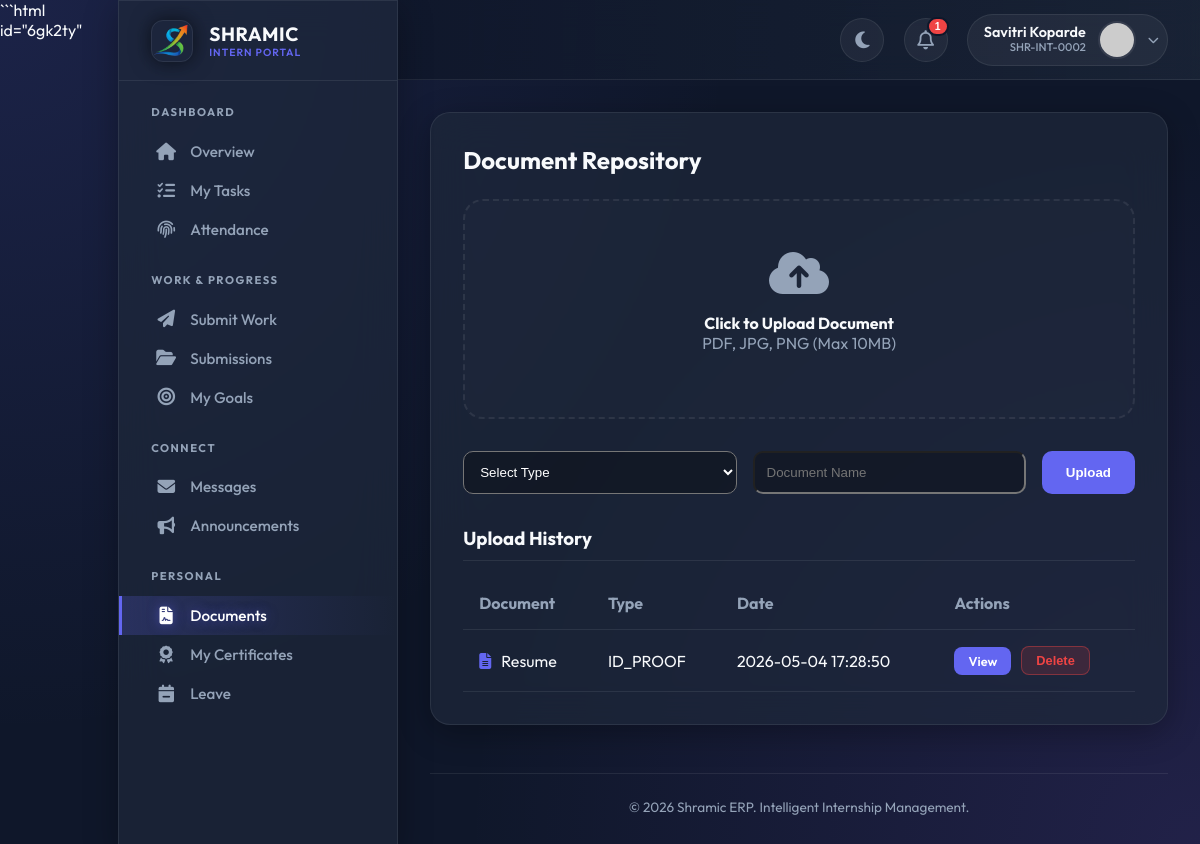
The app's page /intern/documents (signed in), older data.
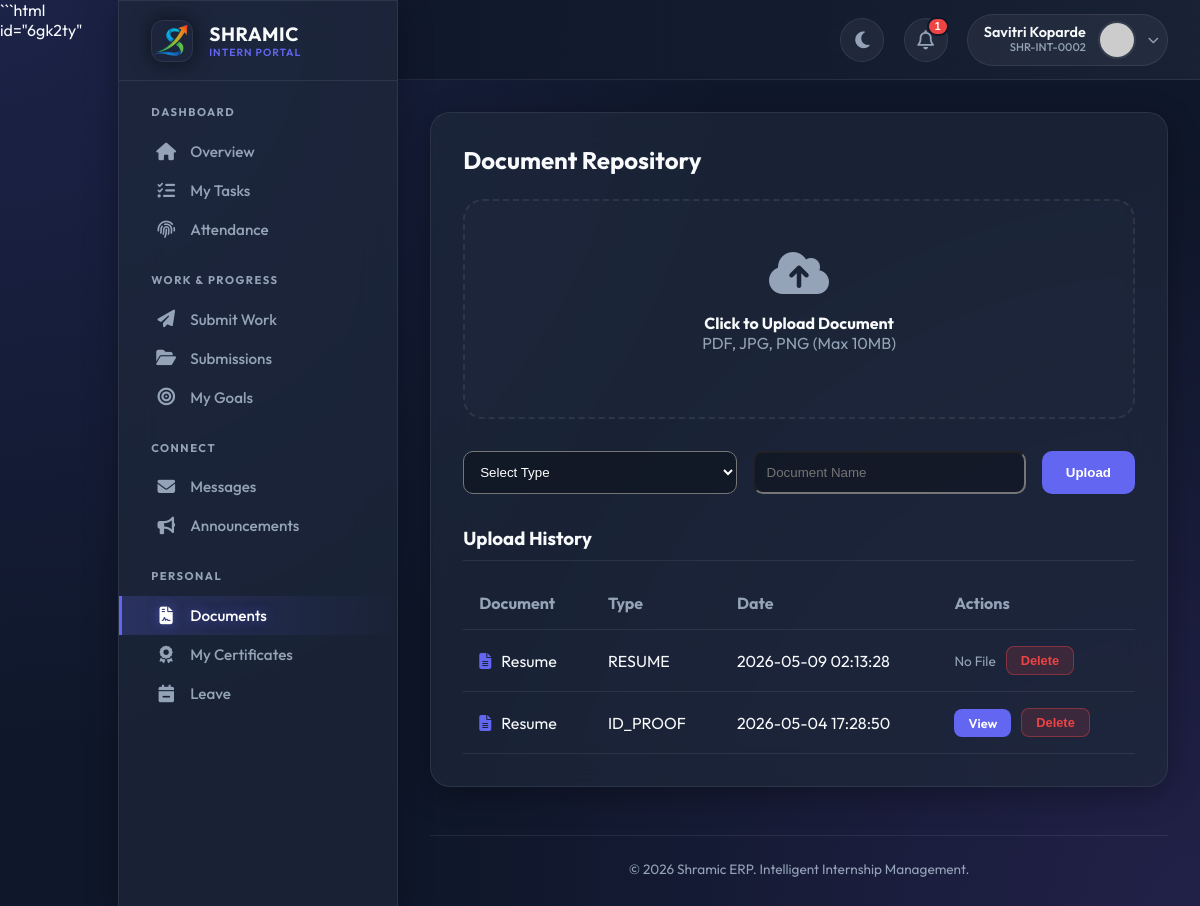
The same page, newer data.
### tables this page shows
CREATE TABLE document_verifications (
            id INTEGER PRIMARY KEY AUTOINCREMENT,
            user_id INTEGER,
            document_type TEXT NOT NULL,
            document_name TEXT,
            file_url TEXT,
            status TEXT DEFAULT 'PENDING',
            verified_by INTEGER,
            verified_at TIMESTAMP,
            rejection_reason TEXT,
            uploaded_at TIMESTAMP DEFAULT CURRENT_TIMESTAMP,
            FOREIGN KEY (user_id) REFERENCES users(id),
            FOREIGN KEY (verified_by) REFERENCES users(id)
        );

### app.py (the view, shortened to what this page needs)
@app.route('/intern/documents', methods=['GET', 'POST'])
@login_required
@approved_required
def intern_documents():
    conn = get_db_connection()
    cur = conn.cursor()
    cur.execute("""
        SELECT dv.*, v.full_name as verifier_name
        FROM document_verifications dv
        LEFT JOIN users v ON dv.verified_by = v.id
        WHERE dv.user_id = ?
        ORDER BY dv.uploaded_at DESC
    """, (current_user.id,))
    documents = cur.fetchall()
    conn.close()
    return render_template('intern/documents.html', documents=documents)

### app.py (called while the page is built)
@app.before_request
def make_session_permanent():
    session.permanent = True
    app.permanent_session_lifetime = timedelta(days=365)
    if current_user.is_authenticated:
        try:
            conn = get_db_connection()
            cur = conn.cursor()
            current_timestamp = format_datetime(get_current_datetime())
            cur.execute("UPDATE users SET updated_at = ? WHERE id = ?",
                       (current_timestamp, current_user.id))
            conn.commit()
            conn.close()
        except:
            pass

def get_db_connection():
    conn = sqlite3.connect(DATABASE)
    conn.row_factory = sqlite3.Row
    return conn

def get_current_datetime():
    return datetime.now(TIMEZONE)

def format_datetime(dt, format_str='%Y-%m-%d %H:%M:%S'):
    if dt is None: return None
    if isinstance(dt, str): return dt
    return dt.strftime(format_str)

@login_manager.user_loader
def load_user(user_id):
    conn = get_db_connection()
    cur = conn.cursor()
    cur.execute("SELECT * FROM users WHERE id = ?", (user_id,))
    user_data = cur.fetchone()
    conn.close()
    return User(dict(user_data)) if user_data else None

### templates/intern/documents.html (shortened to what this page needs)
{% extends "intern/base.html" %}
{% block content %}
<div class="glass-panel" style="padding: 2rem; border-radius: 20px">
  <h2 style="margin-bottom: 1.5rem; font-weight: 700">
    Document Repository
  </h2>
  <form action="{{ url_for('intern_documents') }}"
        method="POST"
        enctype="multipart/form-data">
    <div class="upload-zone"
         onclick="document.getElementById('file-input').click()">
      <i class="fas fa-cloud-upload-alt"
         style="font-size: 3rem;
                color: var(--text-muted);
                margin-bottom: 1rem">
      </i>
      <h4 style="color: var(--text-main)">
        Click to Upload Document
      </h4>
      <p style="color: var(--text-muted)">
        PDF, JPG, PNG (Max 10MB)
      </p>
    </div>
    <div style="display: grid;
                grid-template-columns: 1fr 1fr auto;
                gap: 1rem;
                margin-bottom: 2rem;">
      <select name="document_type"
              required
              style="padding: 12px;
                     border-radius: 10px;
                     background: rgba(0,0,0,0.3);
                     color: white;">
        <option value="">Select Type</option>
      </select>
      <input type="text"
             name="document_name"
             placeholder="Document Name"
             required
             style="padding: 12px;
                    border-radius: 10px;
                    background: rgba(0,0,0,0.3);
                    color: white;">
      <button type="submit"
              style="padding: 12px 24px;
                     background: var(--primary);
                     color: white;
                     border-radius: 10px;
                     font-weight: 700;
                     border:none;">
        Upload
      </button>
    </div>
  </form>
  <h3 style="border-bottom: 1px solid var(--glass-border);
             padding-bottom: 10px;">
    Upload History
  </h3>
  <table class="doc-table">
    <thead>
      <tr>
        <th>Document</th>
        <th>Type</th>
        <th>Date</th>
        <th>Actions</th>
      </tr>
    </thead>
    <tbody>
      {% for doc in documents %}
      <tr>
        <td>
          <div style="display:flex;
                      align-items:center;
                      gap:10px;">
            <i class="fas fa-file-alt"
               style="color: var(--primary)">
            </i>
            {{ doc.document_name }}
          </div>
        </td>
        <td>
          {{ doc.document_type }}
        </td>
        <td>
          {{ doc.uploaded_at }}
        </td>
        <td>
          <div style="display:flex;
                      gap:10px;
                      align-items:center;">
            {% if doc.file_url %}
            <a href="{{ url_for('serve_file', filename=doc.file_url) }}"
               target="_blank"
               class="action-btn view-btn">
              View
            </a>
            {% else %}
            <span style="color: var(--text-muted);
                         font-size: 0.85rem;">
              No File
            </span>
            {% endif %}
            <form action="{{ url_for('delete_intern_document', doc_id=doc.id) }}"
                  method="POST"
                  style="margin:0;">
              <button type="submit"
                      onclick="return confirm('Delete this document?')"
                      class="action-btn delete-btn">
                Delete
              </button>
            </form>
          </div>
        </td>
      </tr>
      {% endfor %}
    </tbody>
  </table>
</div>
{% endblock %}

Row changes from the older to the newer data that the page shows:
added document_verifications: document_name "Resume", document_type "RESUME", uploaded_at "2026-05-09 02:13:28", shows "No File"
